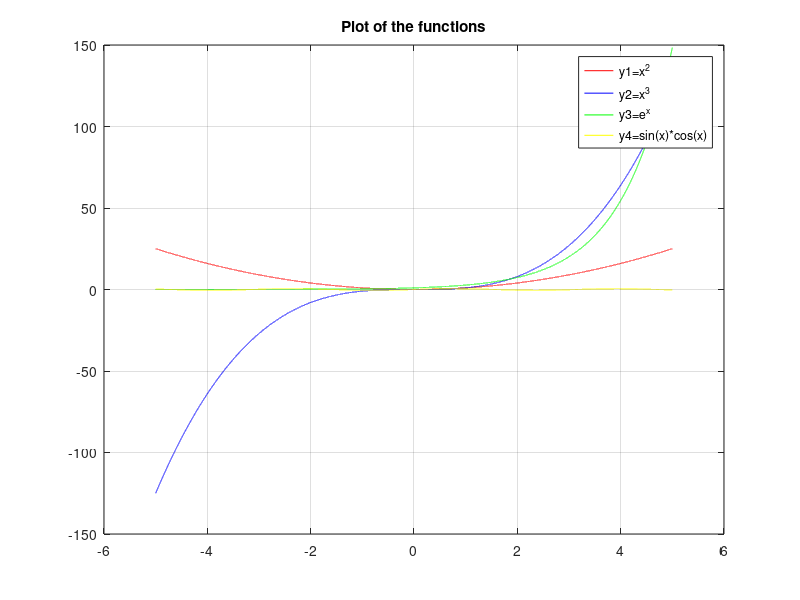

The MATLAB source for this figure:
% EXPERIMENT 2.1
% DATE- 5-2-24
% 21BME001
x=linspace(-5, 5, 50000)
y1=x.^2
y2=x.^3
y3=exp(x)
y4=sin(x).*cos(x)

plot(x,y1,"r")
hold on
plot(x,y2,"b")
plot(x,y3,"g")
plot(x,y4,"y")
title("Plot of the functions")
legend('y1=x^2','y2=x^3','y3=e^x','y4=sin(x)*cos(x)');
grid on;
hold off;

